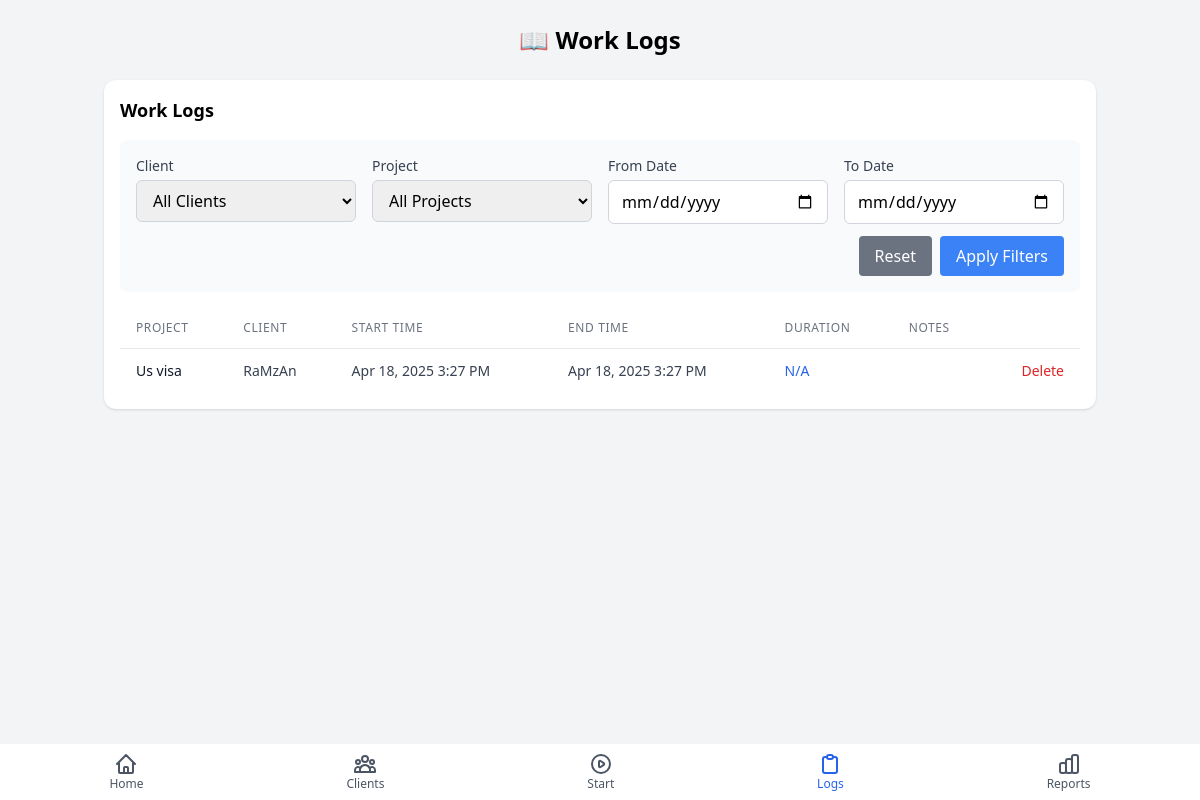
Before: /work_logs.php with the older database file.
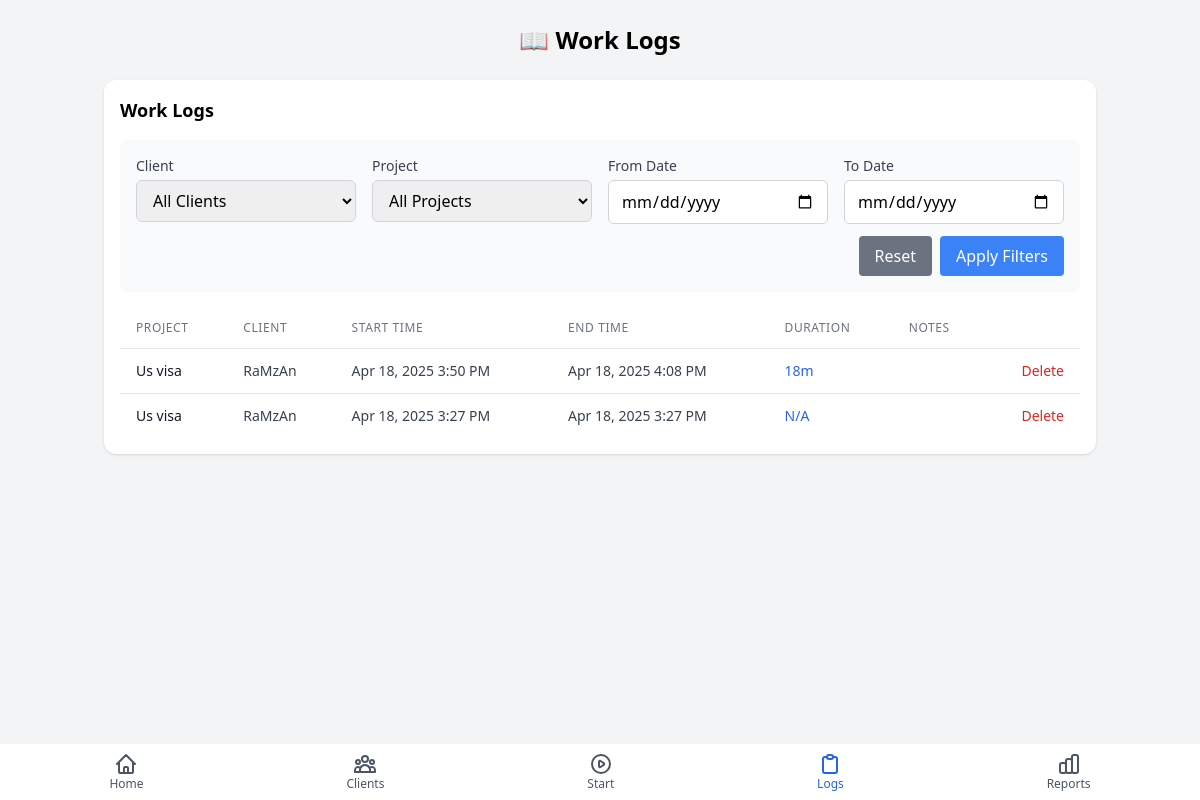
After: the same page with the newer database file.
### tables this page shows
CREATE TABLE work_sessions (
                session_id INTEGER PRIMARY KEY AUTOINCREMENT,
                project_id INTEGER NOT NULL,
                start_time TIMESTAMP NOT NULL,
                end_time TIMESTAMP,
                duration_minutes INTEGER,
                notes TEXT,
                created_at TIMESTAMP DEFAULT CURRENT_TIMESTAMP,
                updated_at TIMESTAMP DEFAULT CURRENT_TIMESTAMP,
                FOREIGN KEY (project_id) REFERENCES projects (project_id) ON DELETE CASCADE
            );

CREATE TABLE projects (
                project_id INTEGER PRIMARY KEY AUTOINCREMENT,
                client_id INTEGER NOT NULL,
                name TEXT NOT NULL,
                notes TEXT,
                is_active BOOLEAN DEFAULT 1,
                created_at TIMESTAMP DEFAULT CURRENT_TIMESTAMP,
                updated_at TIMESTAMP DEFAULT CURRENT_TIMESTAMP,
                FOREIGN KEY (client_id) REFERENCES clients (client_id) ON DELETE CASCADE
            );

CREATE TABLE clients (
                client_id INTEGER PRIMARY KEY AUTOINCREMENT,
                name TEXT NOT NULL,
                email TEXT,
                notes TEXT,
                created_at TIMESTAMP DEFAULT CURRENT_TIMESTAMP,
                updated_at TIMESTAMP DEFAULT CURRENT_TIMESTAMP
            );

### includes/functions.php (called while the page is built, shortened)
<?php
function formatDuration($minutes) {
    if ($minutes < 60) {
        return $minutes . "m";
    }
    $hours = floor($minutes / 60);
    $mins = $minutes % 60;
    return $hours . "h " . $mins . "m";
}
function formatDateTime($dateTimeString) {
    $dateTime = new DateTime($dateTimeString);
    return $dateTime->format('M j, Y g:i A');
}

### work_logs.php (the view, shortened to what the changed rows need)
<?php
require_once 'includes/header.php';
$pdo = getDbConnection();
$whereClause = '';
$page = max(1, filter_var($_GET['page'] ?? 1, FILTER_VALIDATE_INT));
$perPage = 20;
$offset = ($page - 1) * $perPage;
$query = "
    SELECT
        ws.session_id,
        ws.start_time,
        ws.end_time,
        ws.duration_minutes,
        ws.notes,
        p.name as project_name,
        c.name as client_name
    FROM work_sessions ws
    JOIN projects p ON ws.project_id = p.project_id
    JOIN clients c ON p.client_id = c.client_id
    $whereClause
    ORDER BY ws.start_time DESC
    LIMIT :limit OFFSET :offset
";
try {
    $stmt = $pdo->prepare($query);
    $stmt->bindValue(':limit', $perPage, PDO::PARAM_INT);
    $stmt->bindValue(':offset', $offset, PDO::PARAM_INT);
    $stmt->execute();
    $sessions = $stmt->fetchAll(PDO::FETCH_ASSOC);
} catch (PDOException $e) {
    $error = "Database error: " . $e->getMessage();
    $sessions = [];
}
?>
<div class="bg-white rounded-xl shadow p-4 mb-4">
    <h2 class="text-lg font-semibold mb-4">Work Logs</h2>
    <?php if (empty($sessions)): ?>
    <div class="text-center py-8">
        <p class="text-gray-600 mb-4">No work sessions found.</p>
        <a href="start_work.php" class="bg-blue-500 hover:bg-blue-600 text-white py-2 px-4 rounded">
            Start Work
        </a>
    </div>
    <?php else: ?>
    <div class="overflow-x-auto">
        <table class="min-w-full divide-y divide-gray-200">
            <thead>
                <tr>
                    <th class="px-4 py-3 text-left text-xs font-medium text-gray-500 uppercase tracking-wider">Project</th>
                    <th class="px-4 py-3 text-left text-xs font-medium text-gray-500 uppercase tracking-wider">Client</th>
                    <th class="px-4 py-3 text-left text-xs font-medium text-gray-500 uppercase tracking-wider">Start Time</th>
                    <th class="px-4 py-3 text-left text-xs font-medium text-gray-500 uppercase tracking-wider">End Time</th>
                    <th class="px-4 py-3 text-left text-xs font-medium text-gray-500 uppercase tracking-wider">Duration</th>
                    <th class="px-4 py-3 text-left text-xs font-medium text-gray-500 uppercase tracking-wider">Notes</th>
                    <th class="px-4 py-3"></th>
                </tr>
            </thead>
            <tbody class="bg-white divide-y divide-gray-200">
                <?php foreach ($sessions as $session): ?>
                <tr class="hover:bg-gray-50">
                    <td class="px-4 py-3 whitespace-nowrap text-sm font-medium text-gray-900">
                        <?php echo htmlspecialchars($session['project_name']); ?>
                    </td>
                    <td class="px-4 py-3 whitespace-nowrap text-sm text-gray-700">
                        <?php echo htmlspecialchars($session['client_name']); ?>
                    </td>
                    <td class="px-4 py-3 whitespace-nowrap text-sm text-gray-700">
                        <?php echo formatDateTime($session['start_time']); ?>
                    </td>
                    <td class="px-4 py-3 whitespace-nowrap text-sm text-gray-700">
                        <?php echo $session['end_time'] ? formatDateTime($session['end_time']) : '<span class="text-green-600 font-medium">Active</span>'; ?>
                    </td>
                    <td class="px-4 py-3 whitespace-nowrap text-sm font-medium <?php echo $session['end_time'] ? 'text-blue-600' : 'text-green-600'; ?>">
                        <?php
                        if ($session['duration_minutes']) {
                            echo formatDuration($session['duration_minutes']);
                        } elseif (!$session['end_time']) {
                            echo 'Running';
                        } else {
                            echo 'N/A';
                        }
                        ?>
                    </td>
                    <td class="px-4 py-3 text-sm text-gray-700 max-w-xs truncate">
                    </td>
                    <td class="px-4 py-3 whitespace-nowrap text-right text-sm font-medium">
                        <a href="delete_work_session.php?id=<?php echo $session['session_id']; ?>" class="text-red-600 hover:text-red-900">Delete</a>
                    </td>
                </tr>
                <?php endforeach; ?>
            </tbody>
        </table>
    </div>
    <?php endif; ?>
</div>
<?php
require_once 'includes/footer.php';
?>

Changed rows visible on the page:
added work_sessions: project.name "Us visa", clients.name "RaMzAn", start_time "Apr 18, 2025 3:50 PM", end_time "Apr 18, 2025 4:08 PM", duration_minutes "18m"
